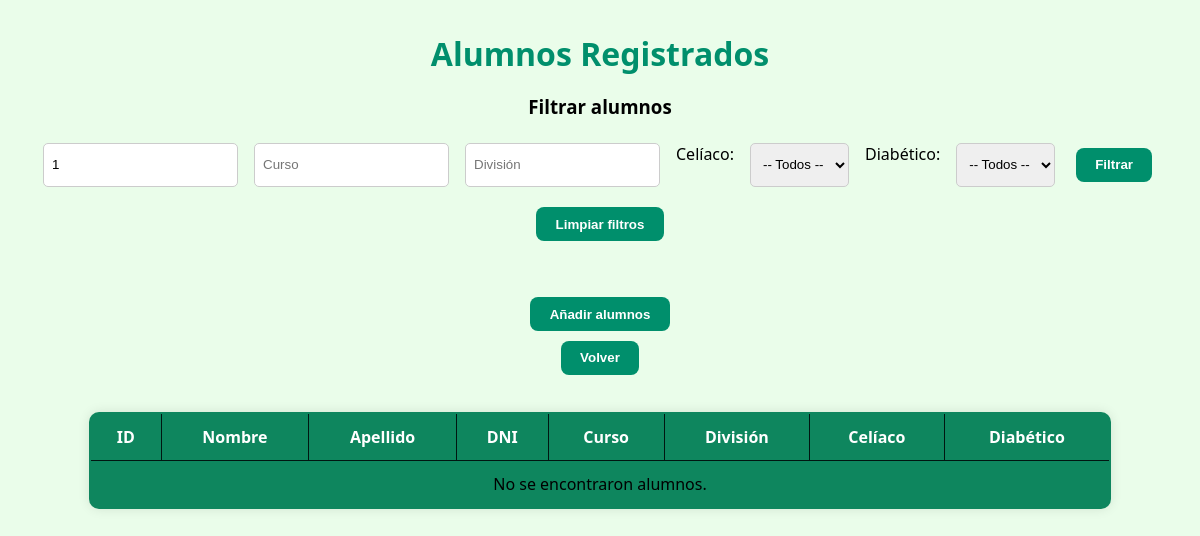
Before: /alumnos.php?dni=1 with the older database file.
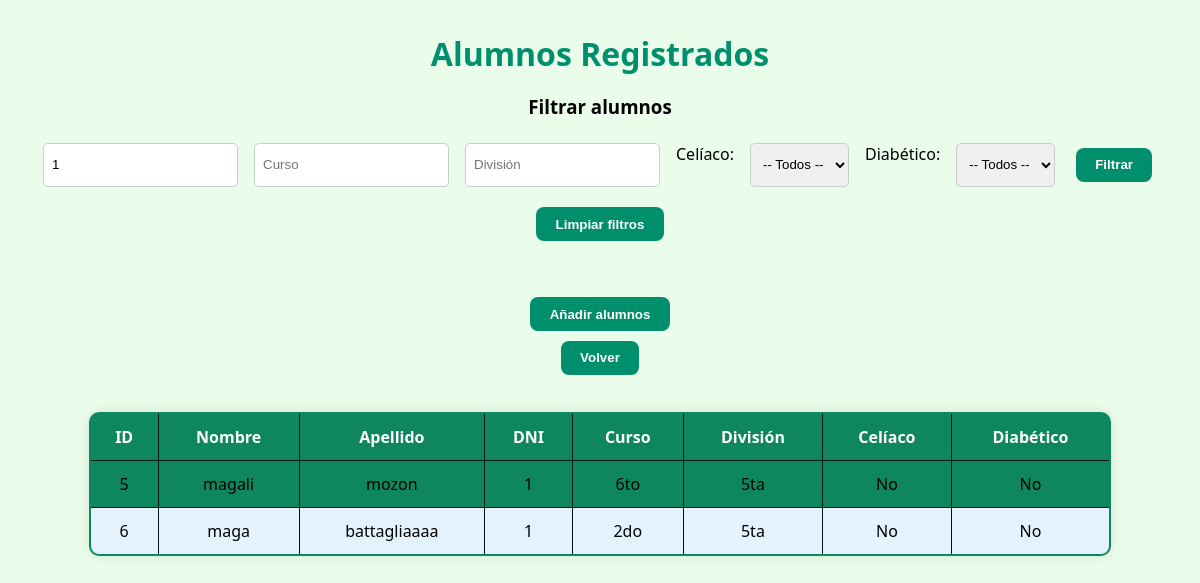
After: the same page with the newer database file.
### tables this page shows
CREATE TABLE `alumno` (
  `id_alumno` int(30) NOT NULL,
  `nombre` varchar(30) NOT NULL,
  `apellido` varchar(30) NOT NULL,
  `dni` varchar(30) NOT NULL,
  `curso` varchar(30) NOT NULL,
  `division` varchar(30) NOT NULL,
  `celiaco` tinyint(1) NOT NULL,
  `diabetico` tinyint(1) NOT NULL
);

### alumnos.php (the view, shortened to what this page needs)
<?php
include("conexion.php");
$dni       = $_GET['dni']       ?? '';
$curso     = $_GET['curso']     ?? '';
$division  = $_GET['division']  ?? '';
$sql = "SELECT * FROM alumno WHERE 1=1";
if ($dni != '') {
    $sql .= " AND dni = '" . mysqli_real_escape_string($conexion, $dni) . "'";
}
$resultado = mysqli_query($conexion, $sql);
?>
<!DOCTYPE html>
<html lang="es">
<head>
    <link rel="stylesheet" href="css/alumnos.css">
</head>
<body>
    <h1>Alumnos Registrados</h1>
    <h3>Filtrar alumnos</h3>
    <form method="get" action="">
        <input type="text" name="dni" placeholder="DNI" value="<?= htmlspecialchars($dni) ?>">
        <input type="text" name="curso" placeholder="Curso" value="<?= htmlspecialchars($curso) ?>">
        <input type="text" name="division" placeholder="División" value="<?= htmlspecialchars($division) ?>">
        <label for="celiaco">Celíaco:</label>
        <select name="celiaco" id="celiaco">
            <option value="">-- Todos --</option>
        </select>
        <label for="diabetico">Diabético:</label>
        <select name="diabetico" id="diabetico">
            <option value="">-- Todos --</option>
        </select>
        <button type="submit">Filtrar</button>
        <a href="alumnos.php"><button type="button">Limpiar filtros</button></a>
    </form>
    <br>
    <a href="añadir.php">
        <button>Añadir alumnos</button>
    </a>
    <br>
    <a href="inicio.php">
        <button>Volver</button>
    </a>
    <table border="1" cellpadding="5">
        <thead>
            <tr>
                <th>ID</th>
                <th>Nombre</th>
                <th>Apellido</th>
                <th>DNI</th>
                <th>Curso</th>
                <th>División</th>
                <th>Celíaco</th>
                <th>Diabético</th>
            </tr>
        </thead>
        <tbody>
            <?php if (mysqli_num_rows($resultado) > 0): ?>
                <?php while ($alumno = mysqli_fetch_assoc($resultado)): ?>
                    <tr>
                        <td><?= $alumno['id_alumno'] ?></td>
                        <td><?= htmlspecialchars($alumno['nombre']) ?></td>
                        <td><?= htmlspecialchars($alumno['apellido']) ?></td>
                        <td><?= htmlspecialchars($alumno['dni']) ?></td>
                        <td><?= htmlspecialchars($alumno['curso']) ?></td>
                        <td><?= htmlspecialchars($alumno['division']) ?></td>
                        <td><?= $alumno['celiaco'] ? 'Sí' : 'No' ?></td>
                        <td><?= $alumno['diabetico'] ? 'Sí' : 'No' ?></td>
                    </tr>
                <?php endwhile; ?>
            <?php else: ?>
                <tr><td colspan="8">No se encontraron alumnos.</td></tr>
            <?php endif; ?>
        </tbody>
    </table>
</body>
</html>

Changed rows visible on the page:
added alumno: id_alumno "5", nombre "magali", apellido "mozon", dni "1", curso "6to", division "5ta", celiaco "No", diabetico "No"
added alumno: id_alumno "6", nombre "maga", apellido "battagliaaaa", dni "1", curso "2do", division "5ta", celiaco "No", diabetico "No"
Other visible differences:
text no longer shown: "No se encontraron alumnos."
